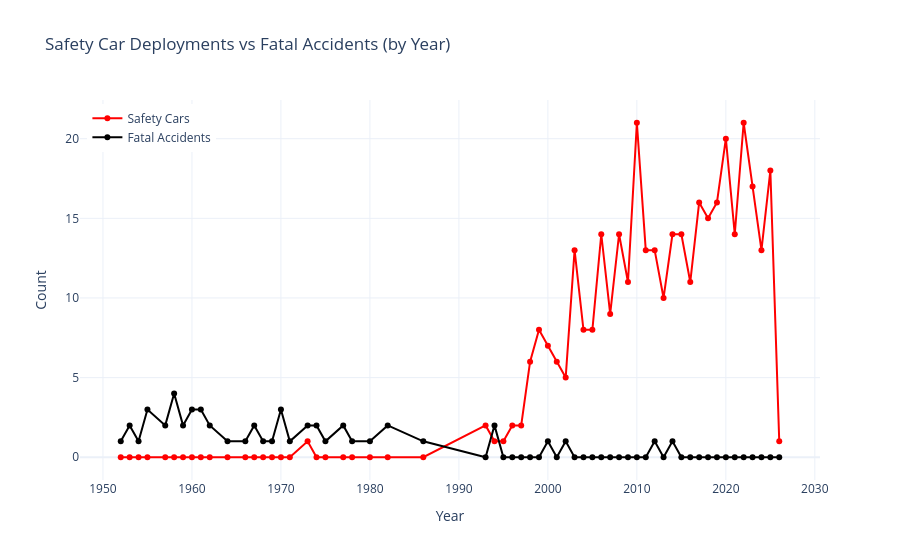

Notebook source saved alongside this figure:
### Code cell
# safety car deployments and fatal accidents over time
fig = go.Figure()

# line for safety car deployments
fig.add_trace(go.Scatter(
    x=combined_df.index,
    y=combined_df['Safety Cars'],
    name='Safety Cars',
    mode='lines+markers',
    line=dict(color='red', width=2)
))

# line for fatal accidents
fig.add_trace(go.Scatter(
    x=combined_df.index,
    y=combined_df['Fatal Accidents'],
    name='Fatal Accidents',
    mode='lines+markers',
    line=dict(color='black', width=2)
))

# layout customization
fig.update_layout(
    title='Safety Car Deployments vs Fatal Accidents (by Year)',
    xaxis_title='Year',
    yaxis_title='Count',
    template='plotly_white',
    legend=dict(x=0.01, y=0.99),
    hovermode='x unified'
)

fig.show()

### Figure 1 — Plotly figure (JSON) as saved in the notebook; plotly's stock layout.template omitted (floating-point values rounded to 4 significant figures)
{"data": [{"line": {"color": "red", "width": 2}, "mode": "lines+markers", "name": "Safety Cars", "type": "scatter", "x": [1952, 1953, 1954, 1955, 1957, 1958, 1959, 1960, 1961, 1962, 1964, 1966, 1967, 1968, 1969, 1970, 1971, 1973, 1974, 1975, 1977, 1978, 1980, 1982, 1986, 1993, 1994, 1995, 1996, 1997, 1998, 1999, 2000, 2001, 2002, 2003, 2004, 2005, 2006, 2007, 2008, 2009, 2010, 2011, 2012, 2013, 2014, 2015, 2016, 2017, 2018, 2019, 2020, 2021, 2022, 2023, 2024, 2025, 2026], "y": [0, 0, 0, 0, 0, 0, 0, 0, 0, 0, 0, 0, 0, 0, 0, 0, 0, 1, 0, 0, 0, 0, 0, 0, 0, 2, 1, 1, 2, 2, 6, 8, 7, 6, 5, 13, 8, 8, 14, 9, 14, 11, 21, 13, 13, 10, 14, 14, 11, 16, 15, 16, 20, 14, 21, 17, 13, 18, 1]}, {"line": {"color": "black", "width": 2}, "mode": "lines+markers", "name": "Fatal Accidents", "type": "scatter", "x": [1952, 1953, 1954, 1955, 1957, 1958, 1959, 1960, 1961, 1962, 1964, 1966, 1967, 1968, 1969, 1970, 1971, 1973, 1974, 1975, 1977, 1978, 1980, 1982, 1986, 1993, 1994, 1995, 1996, 1997, 1998, 1999, 2000, 2001, 2002, 2003, 2004, 2005, 2006, 2007, 2008, 2009, 2010, 2011, 2012, 2013, 2014, 2015, 2016, 2017, 2018, 2019, 2020, 2021, 2022, 2023, 2024, 2025, 2026], "y": [1, 2, 1, 3, 2, 4, 2, 3, 3, 2, 1, 1, 2, 1, 1, 3, 1, 2, 2, 1, 2, 1, 1, 2, 1, 0, 2, 0, 0, 0, 0, 0, 1, 0, 1, 0, 0, 0, 0, 0, 0, 0, 0, 0, 1, 0, 1, 0, 0, 0, 0, 0, 0, 0, 0, 0, 0, 0, 0]}], "layout": {"autosize": true, "hovermode": "x unified", "legend": {"x": 0.01, "y": 0.99}, "title": {"text": "Safety Car Deployments vs Fatal Accidents (by Year)"}, "xaxis": {"autorange": true, "range": [1948.0, 2030.0], "title": {"text": "Year"}, "type": "linear"}, "yaxis": {"autorange": true, "range": [-1.733, 22.73], "title": {"text": "Count"}, "type": "linear"}}}
